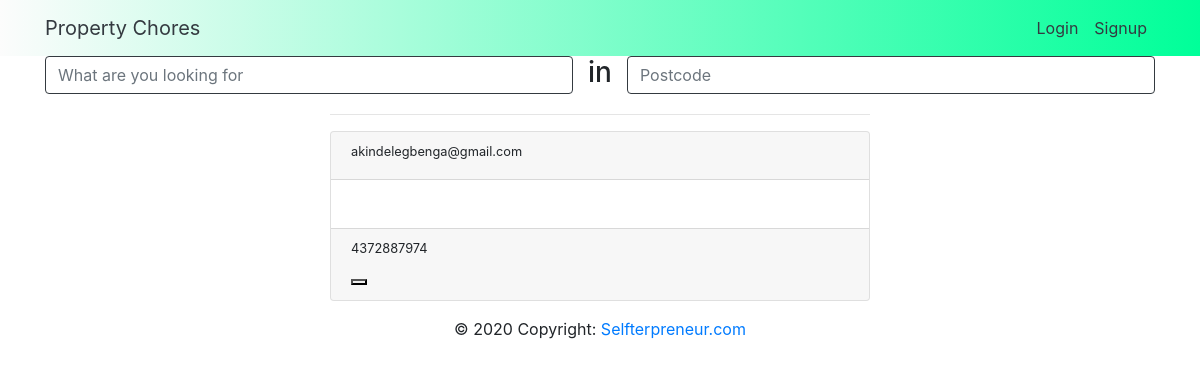
The app's page /home, older data.
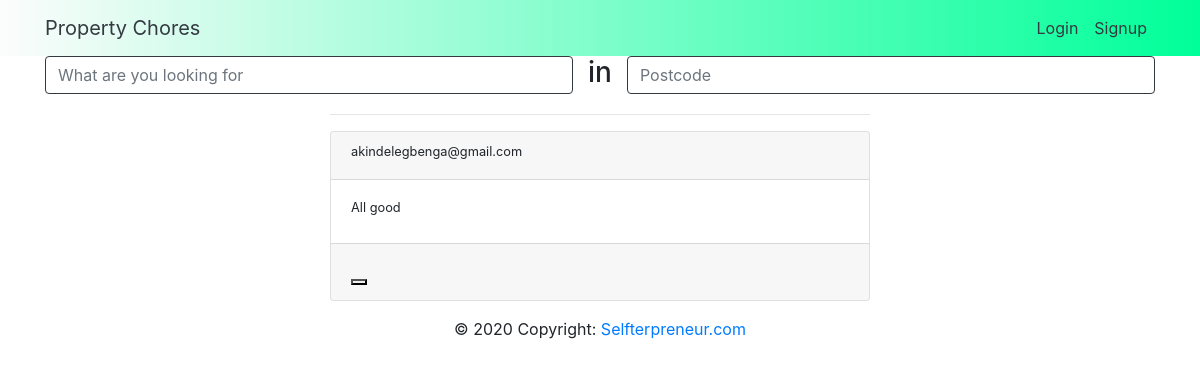
The same page, newer data.
### app/auth/models.py (models this page shows, shortened)
class Personal_Info(db.Model):
    __tablename__ = 'personal_info'
    id = db.Column(db.Integer, primary_key=True)
    user_name = db.Column(db.String(100), nullable=False)
    user_email = db.Column(db.String(100), nullable=False)
    user_mobile_phone = db.Column(db.String(100))
    user_work_phone = db.Column(db.String(100))
    user_postcode= db.Column(db.String(100), nullable=False)
    user_city=db.Column(db.String(100))
    user_country =  db.Column(db.String(100))
    user_bio = db.Column(db.String(1000))
    user_url = db.Column(db.String(1000))
    user_twitter=db.Column(db.String(1000))
    user_facebook = db.Column(db.String(1000))
    user_id = db.Column(db.Integer, db.ForeignKey('users.id'), nullable = False)

### app/auth/routes.py (the view)
@auth.route('/home', methods = ["GET","POST"])
def home():
    users = Personal_Info.query.all()
    form = SearchForm()
    return render_template('index.html', title='home_page', form = form, users= users)

### app/auth/forms.py
class SearchForm(FlaskForm):
    what = StringField("what")
    where = StringField("Where", validators=[DataRequired()])

### app/auth/templates/index.html (shortened to what this page needs)
{% extends 'layout.html' %}
{% block page_body %}
<div class="container">
    <form method="POST" action="">
        <div class="row justify-content-center">
            <div class="col">
                {{ form.what (placeholder ='What are you looking for',class ='form-control justify-right border border-dark')}}
            </div>
            <h3>in </h3>
            <div class="col">
                {{ form.where(placeholder ='Postcode',class ='form-control justify-right border border-dark')}}
            </div>
        </div>
    </form>
    <div class="row">
        <div class="col-xs-12 col-sm-3 col-md-3 col-lg-3">
        </div>
        <div class="col-xs-12 col-sm-6 col-md-6 col-lg-6 ">
            {% for user in users  %}
            <hr>
            <div class="card">
                <div class="card-header">
                    <h2 class="small">{{ user.user_email }}</h2>
                </div>
                <div class="card-body h-25 d-inline-block">
                    <h2 class="small">{{ user.user_bio }}</h2>
                </div>
                <div class="card-footer">
                    <h2 class="small">{{ user.user_work_phone }}</h2>
                    <button></button>
                </div>
            </div>
            {% endfor %}
        </div>
        <div class="col-xs-12 col-sm-3 col-md-3 col-lg-3">
        </div>
    </div>
</div>
{% endblock page_body %}

Row changes from the older to the newer data that the page shows:
changed Personal_Info "akindelegbenga@gmail.com": user_bio (not shown) → "All good"; user_work_phone "4372887974" → (not shown)
